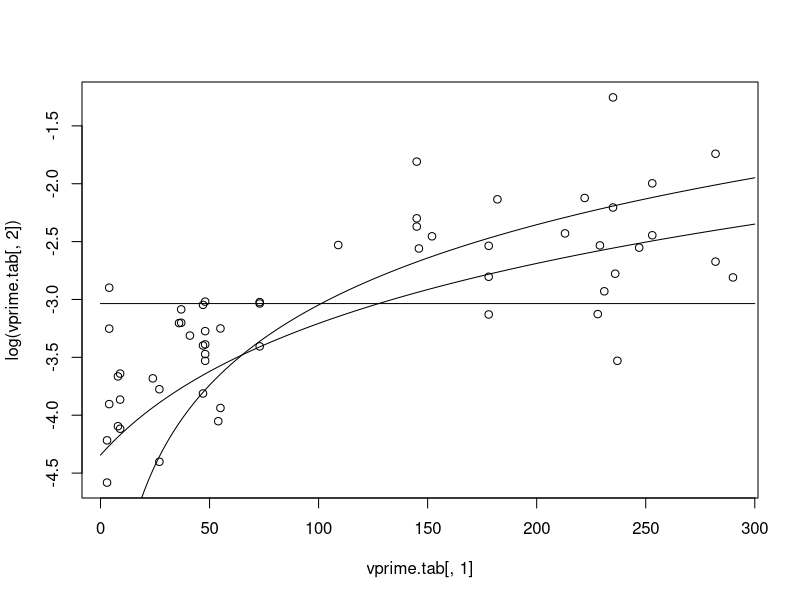

Here is the R script that generated this plot:
model.lik <- function(theta, t, Y, model = 0, output=1) {

  # grab the model variables from the parameter vector
  # we use logged values to ensure they all remain non-negative
  nuf = exp(theta[1])
  v0 = exp(theta[2])

  mu = 1/2+(t-t)
  if(model == 0) {
    sigma = sqrt(v0 + nuf*2*t)
  }
  else if(model == 1) {
    sigma = sqrt(nuf*2*t)
  }
  else if(model == 2) {
    sigma = sqrt(v0)
  }
    
  dist.mean = log(mu/(1-mu)) + (2*mu-1)*sigma*sigma / (2*(mu-1)*(mu-1)*mu*mu)
  dist.var = sigma*sigma / ((mu-1)*(mu-1)*mu*mu)
  dist.sd = sqrt(dist.var)
  
  # what to output? negative log likelihood, mean, or sd?
  if(output == 1)
  {
    # log likelihood of our data
    logl = sum(dnorm(Y, dist.mean, dist.sd, TRUE))
    return(-logl) 
  }
  else if(output == 2)
  {
    return(dist.mean)
  }
  else if(output == 3)
  {
    return(dist.sd)
  }
}

# get data
df = read.table("Data/hb-data.txt")

# find max lik version of models with and without each parameter
opt.model.0 = optim(log(c(1, 10)), model.lik, t=df[,2], Y=df[,4], model=0)
opt.model.1 = optim(log(c(1, 10)), model.lik, t=df[,2], Y=df[,4], model=1)
opt.model.2 = optim(log(c(1, 10)), model.lik, t=df[,2], Y=df[,4], model=2)

# get AICs
aic.0 = 2*2 - 2*(-opt.model.0$value)
aic.1 = 2*1 - 2*(-opt.model.1$value)
aic.2 = 2*1 - 2*(-opt.model.2$value)

# get best parameters
theta.0 = opt.model.0$par
theta.1 = opt.model.1$par
theta.2 = opt.model.2$par

# construct traces of moments with best parameterisations
for(t in 0:400) {
  mean.0 = model.lik(theta.0, t, 0, model = 0, output = 2)
  sd.0 = model.lik(theta.0, t, 0, model = 0, output = 3)
  mean.1 = model.lik(theta.1, t, 0, model = 1, output = 2)
  sd.1 = model.lik(theta.1, t, 0, model = 1, output = 3)
  mean.2 = model.lik(theta.2, t, 0, model = 2, output = 2)
  sd.2 = model.lik(theta.2, t, 0, model = 2, output = 3)
  if(t == 0) {
    moments.table = c(t, mean.0, sd.0, mean.1, sd.1, mean.2, sd.2)
  }
  else {
    moments.table = rbind(moments.table, c(t, mean.0, sd.0, mean.1, sd.1, mean.2, sd.2))
  }
}
write.table(moments.table, file="models-neutral-hb.txt", row.names=F, col.names=F)

# bootstrap to get distributions on parameters
nuf.vals = v0.vals = NULL
for(boot in 1:500) {
  r = sample.int(length(df[,1]), length(df[,1]), replace=T)
  t.boot = df[r,2]
  Y.boot = df[r,4]
  opt.model.0.boot = optim(log(c(1, 10)), model.lik, t=t.boot, Y=Y.boot, model=0)  
  nuf.vals = c(nuf.vals, exp(opt.model.0.boot$par[1]))
  v0.vals = c(v0.vals, exp(opt.model.0.boot$par[2]))
}

scatter.points = cbind(nuf.vals, v0.vals)
write.table(scatter.points, "nuf-v0-scatter-hb.txt", row.names=F, col.names=F)

# make histograms of these distributions
nuf.breaks = seq(0,0.0002,0.00001)
v0.breaks = seq(0,0.021,0.001)
nuf.bins = as.numeric(paste(summary(cut(nuf.vals, breaks=nuf.breaks))))
v0.bins = as.numeric(paste(summary(cut(v0.vals, breaks=v0.breaks))))
nuf.hist = cbind(nuf.breaks, nuf.bins/sum(nuf.bins))
v0.hist = cbind(v0.breaks, v0.bins/sum(v0.bins))
write.table(nuf.hist, "nuf-hist-hb.txt", row.names=F, col.names=F)
write.table(v0.hist, "v0-hist-hb.txt", row.names=F, col.names=F)

vprime.tab = read.table("Data/hb-age-vprime.csv")
preds.0 = (exp(theta.0)[2] + 2*exp(theta.0)[1]*vprime.tab[,1])
preds.1 = (0 + 2*exp(theta.1)[1]*vprime.tab[,1])
preds.2 = (exp(theta.2)[2] + 0*vprime.tab[,1])
t.seq = seq(0, 300)
preds.0.line = (exp(theta.0)[2] + 2*exp(theta.0)[1]*t.seq)
preds.1.line = (0 + 2*exp(theta.1)[1]*t.seq)
preds.2.line = (exp(theta.2)[2] + 0*t.seq)

r2.0 = 1 - sum((preds.0-vprime.tab[,2])**2) / sum((vprime.tab[,2]-mean(vprime.tab[,2]))**2)
r2.1 = 1 - sum((preds.1-vprime.tab[,2])**2) / sum((vprime.tab[,2]-mean(vprime.tab[,2]))**2)
r2.2 = 1 - sum((preds.2-vprime.tab[,2])**2) / sum((vprime.tab[,2]-mean(vprime.tab[,2]))**2)
r2.log.0 = 1 - sum((log(preds.0)-log(vprime.tab[,2]))**2) / sum((log(vprime.tab[,2])-mean(log(vprime.tab[,2])))**2)
r2.log.1 = 1 - sum((log(preds.1)-log(vprime.tab[,2]))**2) / sum((log(vprime.tab[,2])-mean(log(vprime.tab[,2])))**2)
r2.log.2 = 1 - sum((log(preds.2)-log(vprime.tab[,2]))**2) / sum((log(vprime.tab[,2])-mean(log(vprime.tab[,2])))**2)

plot(vprime.tab[,1], log(vprime.tab[,2]))
points(t.seq, log(preds.0.line), type="l")
points(t.seq, log(preds.1.line), type="l")
points(t.seq, log(preds.2.line), type="l")